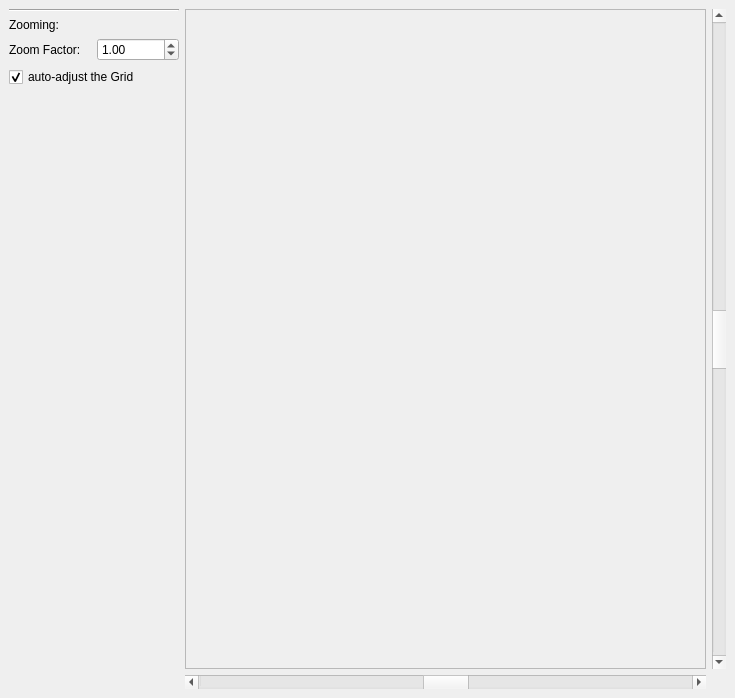
<ui version="4.0" >
 <class>MainWindow</class>
 <widget class="QWidget" name="MainWindow" >
  <property name="geometry" >
   <rect>
    <x>0</x>
    <y>0</y>
    <width>735</width>
    <height>698</height>
   </rect>
  </property>
  <property name="windowTitle" >
   <string>Axes </string>
  </property>
  <property name="windowIcon" >
   <iconset/>
  </property>
  <layout class="QGridLayout" >
   <property name="margin" >
    <number>9</number>
   </property>
   <property name="spacing" >
    <number>6</number>
   </property>
   <item row="3" column="0" >
    <spacer>
     <property name="orientation" >
      <enum>Qt::Vertical</enum>
     </property>
     <property name="sizeHint" >
      <size>
       <width>170</width>
       <height>551</height>
      </size>
     </property>
    </spacer>
   </item>
   <item row="2" column="0" >
    <layout class="QGridLayout" >
     <property name="margin" >
      <number>0</number>
     </property>
     <property name="spacing" >
      <number>6</number>
     </property>
     <item row="0" column="1" >
      <widget class="QDoubleSpinBox" name="zoomFactorSB" >
       <property name="maximum" >
        <double>40.000000000000000</double>
       </property>
       <property name="minimum" >
        <double>0.010000000000000</double>
       </property>
       <property name="singleStep" >
        <double>0.100000000000000</double>
       </property>
       <property name="value" >
        <double>1.000000000000000</double>
       </property>
      </widget>
     </item>
     <item row="0" column="0" >
      <widget class="QLabel" name="zoomFactorLB" >
       <property name="text" >
        <string>Zoom Factor:</string>
       </property>
      </widget>
     </item>
     <item row="1" column="0" colspan="2" >
      <widget class="QCheckBox" name="adjustGridCB" >
       <property name="text" >
        <string>auto-adjust the Grid</string>
       </property>
       <property name="checked" >
        <bool>true</bool>
       </property>
      </widget>
     </item>
    </layout>
   </item>
   <item row="1" column="0" >
    <widget class="QLabel" name="zoomingLB" >
     <property name="text" >
      <string>Zooming:</string>
     </property>
    </widget>
   </item>
   <item row="0" column="0" >
    <widget class="Line" name="line_3" >
     <property name="orientation" >
      <enum>Qt::Horizontal</enum>
     </property>
    </widget>
   </item>
   <item rowspan="4" row="0" column="1" >
    <widget class="QSplitter" name="splitter" >
     <property name="orientation" >
      <enum>Qt::Horizontal</enum>
     </property>
     <widget class="QFrame" name="chartFrame" >
      <property name="minimumSize" >
       <size>
        <width>300</width>
        <height>400</height>
       </size>
      </property>
      <property name="frameShape" >
       <enum>QFrame::StyledPanel</enum>
      </property>
      <property name="frameShadow" >
       <enum>QFrame::Raised</enum>
      </property>
     </widget>
    </widget>
   </item>
   <item row="4" column="1" >
    <widget class="QScrollBar" name="hSBar" >
     <property name="maximum" >
      <number>999</number>
     </property>
     <property name="singleStep" >
      <number>10</number>
     </property>
     <property name="pageStep" >
      <number>100</number>
     </property>
     <property name="value" >
      <number>500</number>
     </property>
     <property name="orientation" >
      <enum>Qt::Horizontal</enum>
     </property>
    </widget>
   </item>
   <item rowspan="4" row="0" column="2" >
    <widget class="QScrollBar" name="vSBar" >
     <property name="maximum" >
      <number>999</number>
     </property>
     <property name="singleStep" >
      <number>10</number>
     </property>
     <property name="pageStep" >
      <number>100</number>
     </property>
     <property name="value" >
      <number>500</number>
     </property>
     <property name="orientation" >
      <enum>Qt::Vertical</enum>
     </property>
    </widget>
   </item>
  </layout>
 </widget>
 <resources>
  <include location="BarChart" />
 </resources>
 <connections/>
</ui>
